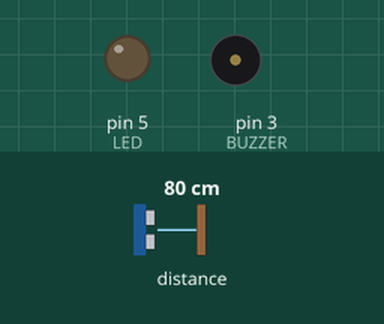
Recording of a program running on a simulated Arduino Pro Mini, built with avr-gcc and run on an emulated ATmega328P. Shown: output pins drawn as LEDs (lit = HIGH), buzzer (waves = sounding, pin HIGH). The inputs (shaded band) are chosen by the test bench; at power-on: distance to the obstacle 80 cm.

Above: at 2.5 s.
At 35.55 s:
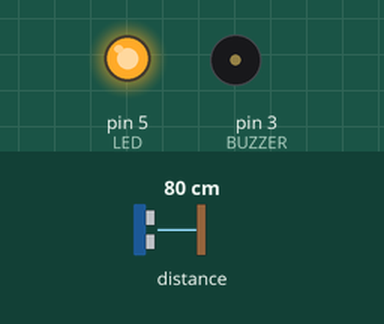
Timing chart, 0 to 35.9 s (numbered marks = the images above):
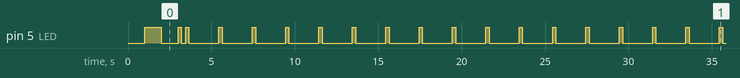

The program:

main.cpp
```cpp
/* Kitty detector

   Uses a VL53L0X laser range finder to detect objects (in this case we are
   looking for a trespassing kitty on the counter)...

   The detection range is controlled with a potentiometer.  Range can be 0-1023mm.
   You could actually extend this to about 2000mm (the range of the laser ranger)
   but I was being lazy and feeding the range pot into one of the ADC inputs and
   reading the ADC count raw.

   The Arduino Pro Mini 3.3v version was used for its small size and reasonably low
   power.  I'm using the LowPower lib to put the Arduino to sleep for a second, then
   wake up, do a range check (and buzz the alarm if necessary), then back to sleep.
   Average current is about 2mA which should result in about a month battery life with
   one 18650 cell.

   dlf 3/16/2024
*/

#include <Arduino.h>
#include "Adafruit_VL53L0X.h"
#include <LowPower.h>


// Range definitions
VL53L0X_RangingMeasurementData_t measureLaserRange;
Adafruit_VL53L0X laserRanger = Adafruit_VL53L0X();
int distanceToObject = 5000;   // Set to big default number in case we want to test for out of range
int alarmDist;

// I/O Pin Definitions
const uint8_t BUZZER = 3;     // Buzzer + pin
const uint8_t LED = 5;        // Low batter LED

// Timer vars
const int WARNING_BUZZ_DURATION = 2000;   // How long (ms) to buzz the buzzer to warn of proximity violation
const int LOW_BAT_LED_DURATION= 200;      // How long to flash LED (in ms) for battery low
const int LOW_BAT_LED_INTERVAL= 1800;     // How long between flashes (in ms)
const int POWER_LED_DURATION= 200;        // How long to flash LED (in ms) to indicate power is on
const int COUNT_UNTIL_FLASH= 10;          // Flash the LED after this many measurements just to show power is on
int countUntilFlash;

// ADC reference adjust.  Set as a percent by measuring battery and comparing to calculated value
const float ADC_REF_ADJUST = 1.08;

// Low limit (in millivolts) before signaling low battery
const int BATTERY_LOW_LIMIT = 3500;
int batteryVoltage;

// Prototypes
int checkForObject();

//***************************************************
//  Run once setup section
//***************************************************
void setup() {
  // Turn on serial monitor
  Serial.begin(115200);
  delay(1000);

  // Pot to set the alarm range.  Sets the alarmDist.
  pinMode(A0, INPUT);  //Range potentiometer
  pinMode(BUZZER,OUTPUT);
  pinMode(LED,OUTPUT);

  // Use 1.1v bandgap as reference for ADC's
  analogReference(INTERNAL);

  digitalWrite(BUZZER,0);


  if (!laserRanger.begin()) {
    Serial.println(F("Failed to boot laserRanger VL53L0X"));
    while(1);
  }

  // One flash to show all is well
  digitalWrite(LED,1);
  delay(1000);
  digitalWrite(LED,0);
}


//***************************************************
//  Main loop section
//***************************************************
void loop() {
  // Enter power down state for 1 second with ADC and BOD module disabled.
  LowPower.powerDown(SLEEP_1S, ADC_OFF, BOD_OFF);

  // Waking up.  Go check the sensor (but first see if we need to flash the LED)
  if(countUntilFlash-- == 0) {
    countUntilFlash=COUNT_UNTIL_FLASH;
    digitalWrite(LED,1);
    delay(POWER_LED_DURATION);
    digitalWrite(LED,0);
  }

  // First check the range Pot.  No mapping necessary as we are using 1023mm as our max distance.
  // So, just read the 0-1023 value and use as our alarm range.
  alarmDist = analogRead(A0);
  distanceToObject = checkForObject();

  // Get the current battery voltage in millivolts. vbat = ((ADC/1023) * 1.1v)/(R1/(R1+R2))
  // We use a voltage divider R2 over R1 to drop 4.2v down to 1.1v for the ADC as we're using the internal 1.1v bandgap
  batteryVoltage = analogRead(A1) * 4.1 * ADC_REF_ADJUST;

  // If the battery is drained to the limit, go into flashing loop
  if(batteryVoltage <= BATTERY_LOW_LIMIT) {
    while(1) {
      digitalWrite(LED,1);
      delay(LOW_BAT_LED_DURATION);
      digitalWrite(LED,0);
      delay(LOW_BAT_LED_INTERVAL);
    }
  }

  // If Kitty getting close, buzz the warning buzzer
  if(distanceToObject <= alarmDist) {
    digitalWrite(BUZZER,1);
    delay(WARNING_BUZZ_DURATION);
    digitalWrite(BUZZER,0);
  }
}

//##########################################################################
// Functions
//##########################################################################

// Check for any object, if we find one within range, check again.  If successive results are within 50mm
// of previous, then return the average distance (in mm), else return out-of-range value (5000)
int checkForObject() {
  int curMeasurement;
  int aveMeasurement = 0;

  for(uint8_t i=0; i<3 ; i++) {
    laserRanger.rangingTest(&measureLaserRange, false); // pass in 'true' to get debug data printout!
    delay(50);
    if(measureLaserRange.RangeStatus != 4) {   // 4 indicates out of range
       curMeasurement =  measureLaserRange.RangeMilliMeter;
       if(i == 0) {
         aveMeasurement = curMeasurement;
         continue;
       }
       if(abs(aveMeasurement - curMeasurement) > 50) {
         return(5000);
       }
       aveMeasurement = (aveMeasurement + curMeasurement) / 2;
    } else {
      return(5000);
    }
  }
  return(aveMeasurement);
}
```

Measured:
- by itself, pin 5 (LED): goes LOW 1.0 s, HIGH 0.20 s, LOW 0.25 s, 63 × (HIGH 0.20 s, LOW 1.8 s), HIGH 0.20 s, then LOW
- by itself, everything shown: repeats every 52.0 s, in 52 steps
